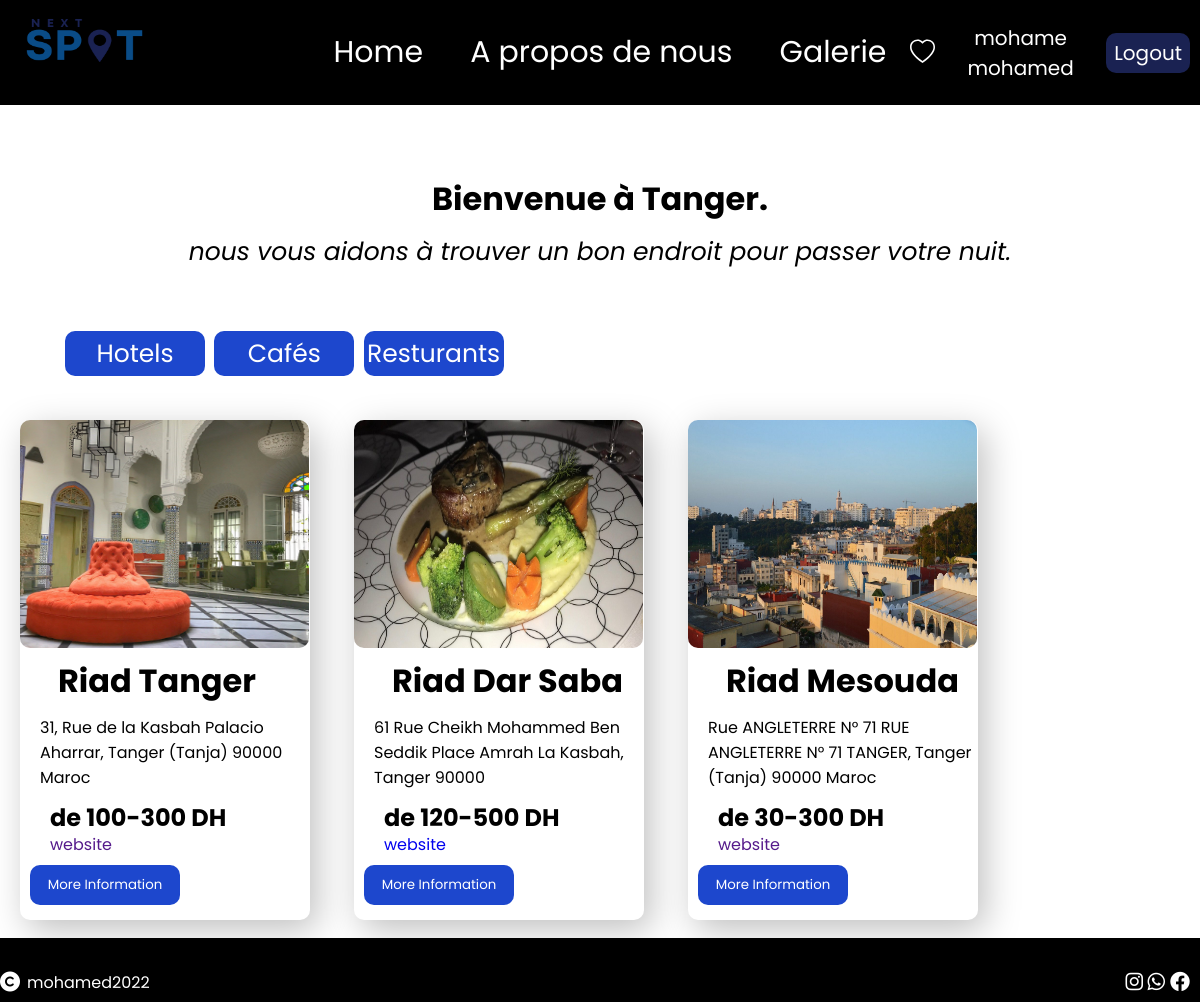
The page /publication.php?catégorie=3 (signed in) on the database its author committed.
### tables this page shows
CREATE TABLE `images` (
  `IdImage` int(5) NOT NULL,
  `image` varchar(500) DEFAULT NULL,
  `Id` int(10) DEFAULT NULL,
  `image1` varchar(50) DEFAULT NULL,
  `image2` varchar(50) DEFAULT NULL,
  `image3` varchar(50) DEFAULT NULL,
  `image4` varchar(50) DEFAULT NULL
);

CREATE TABLE `publication` (
  `Id` int(10) NOT NULL,
  `IdCatégorie` int(10) DEFAULT NULL,
  `libelle` varchar(100) DEFAULT NULL,
  `Description` varchar(900) DEFAULT NULL,
  `Telephone` varchar(20) DEFAULT NULL,
  `website` varchar(500) DEFAULT NULL,
  `Adresse` varchar(500) DEFAULT NULL,
  `Prix` varchar(20) DEFAULT NULL
);

### publication.php (the view, shortened to what this page needs)
<?php
include "connection.php";
$getcatégorie=$_GET['catégorie'];
$selectData= $connect->prepare("SELECT *  FROM publication INNER JOIN images ON publication.Id=images.id
where idCatégorie ='$getcatégorie'");
$selectData->execute();
?>
<!DOCTYPE html>
<html lang="en">
<head>
    <link rel="stylesheet" href="Publication.css">
</head>
<body>
<section class="section" id="section">
<?php include "Navbar.php";?>
</section>
        <h1 class="bienvenueATanger">Bienvenue à Tanger.</h1>
           <p id="bienvenueATanger">nous vous aidons à trouver un bon endroit pour passer votre nuit.</p>
        <div class="filtre">
        <input class="buttonPourFltr" type="button" value="Hotels" onclick="changeItems(i=2)">
        <input class="buttonPourFltr" type="button" value="Cafés" onclick="changeItems(i=1)">
        <input class="buttonPourFltr" type="button" value="Resturants" onclick="changeItems(i=3)">
    </div>
            <div class="publications">
            <?php
             foreach($selectData as $resulte){
             echo'
            <div class="publication">
                <img src="images/'.$resulte["image1"].'" class="leMirage2">
                <form method="post" action="detailPublication.php?Publication='.$resulte["Id"].'">
                <button name="MoreInformation" class="MoreInformation">More Information</button>
                </form>
                <h1 class="lebille">'.$resulte["libelle"].'</h1>
                <h2 class="prix"> de '.$resulte["Prix"].' DH</h2>
                <p class="adresse">'.$resulte["Adresse"].'</p>
                <a class="lien" href="'.$resulte["website"].'">website</a>
            </div>
            ';
             }?></div>
             <?php include('footer.php');?>
</body>
</html>

### Publication.css (style rules this page uses)
* { margin: 0px; padding: 0px; text-decoration: none; font-family: 'Poppins' }
.section { background-color: black; margin-bottom: 70px; }
.bienvenueATanger { margin: 10px; text-align: center; }
#bienvenueATanger { font-style: oblique; font-size: 25px; margin: 10px; text-align: center; }
.filtre { margin: 60px 0px 0px 60px; }
.buttonPourFltr { margin-left: 5px; width: 140px; height: 45px; background-color: #1D47CD; color: #fff; font-size: 25px; border-radius: 10px; border: none; }
.publication { position:relative; width: 290px; border-radius:10px; height: 500px; margin: 44px 24px 18px 20px; box-shadow: 7px 10px 35px rgba(0, 0, 0, 0.25); cursor: pointer; }
.leMirage2 { position: absolute; width: 289px; height: 228px; left: 0px; top: 0px; border-radius: 10px; }
.MoreInformation { position: absolute; width:150px; height:40px; top: 445px; left: 10px; background-color: #1D47CD; border: none; border-radius:10px; color: #fff; cursor: pointer; }
.lebille { position: absolute; left: 38px; top: 237px; }
.prix { position: absolute; left: 30px; top: 380px; }
.adresse { position: absolute; top: 295px; left:20px ; }
.lien { position: absolute; left: 30px; top: 412px; }
.publications { display: grid; grid-template-columns: repeat(4,1fr); }

### Navbar.css (style rules this page uses)
* { margin: 0px; padding: 0px; text-decoration: none; font-family: 'Poppins' }

### rows shown on the page
images: image1 (picture), publication.libelle "Riad Tanger", publication.Prix "100-300", publication.Adresse "31, Rue de la Kasbah Palacio Aharrar, Tanger (Tanja) 90000 Maroc"
images: image1 (picture), publication.libelle "Riad Dar Saba", publication.Prix "120-500", publication.Adresse "61 Rue Cheikh Mohammed Ben Seddik Place Amrah La Kasbah, Tanger 90000"
images: image1 (picture), publication.libelle "Riad Mesouda", publication.Prix "30-300", publication.Adresse "Rue ANGLETERRE N° 71 RUE ANGLETERRE N° 71 TANGER, Tanger (Tanja) 90000 Maroc"

### other values the page prints
$_SESSION['name'] "mohame"
$_SESSION[ 'Prenom'] "mohamed"
